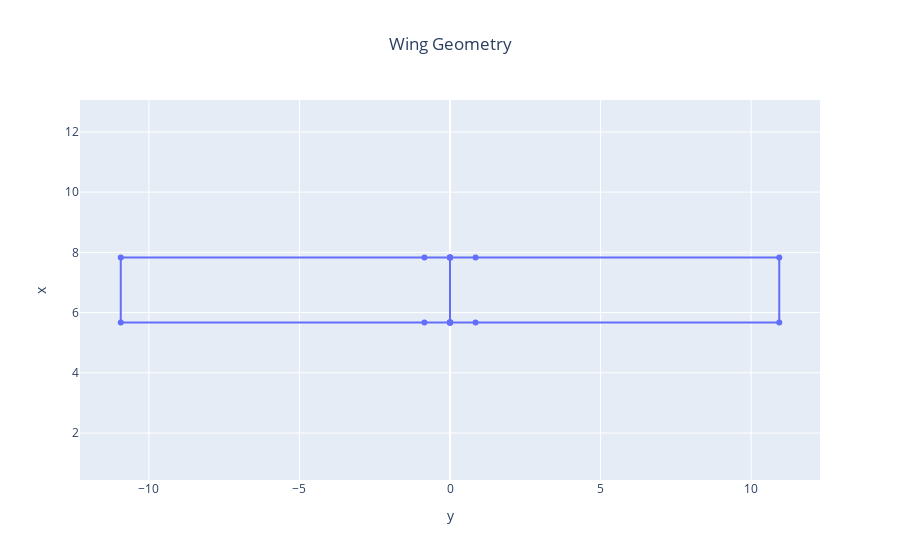

The notebook cell saved with this chart:
### Code cell
fig = oad.wing_geometry_plot(ottor400_MDA_OUTPUT_FILE, name="Twin Otter DHC6-400 MDA")
fig.show()

### Figure 1 — Plotly figure (JSON) as saved in the notebook; plotly's stock layout.template omitted (floating-point values rounded to 4 significant figures)
{"data": [{"mode": "lines+markers", "name": "Twin Otter DHC6-400 MDA", "type": "scatter", "uid": "7ef91e56-f2a2-4a67-b4dc-aac9650528f1", "x": [0, -0.85, 0, -10.93, -10.93, 0, -0.85, 0, 0, 0, 0.85, 0, 10.93, 10.93, 0, 0.85, 0, 0], "y": [5.667, 5.667, 5.667, 5.667, 7.832, 7.832, 7.832, 7.832, 5.667, 5.667, 5.667, 5.667, 5.667, 7.832, 7.832, 7.832, 7.832, 5.667]}], "layout": {"autosize": true, "title": {"text": "Wing Geometry", "x": 0.5}, "xaxis": {"autorange": true, "domain": [0, 1], "range": [-12.25, 12.25], "title": {"text": "y"}, "type": "linear"}, "yaxis": {"autorange": true, "domain": [0, 1], "range": [4.599, 8.901], "scaleanchor": "x", "scaleratio": 1, "title": {"text": "x"}, "type": "linear"}}}
